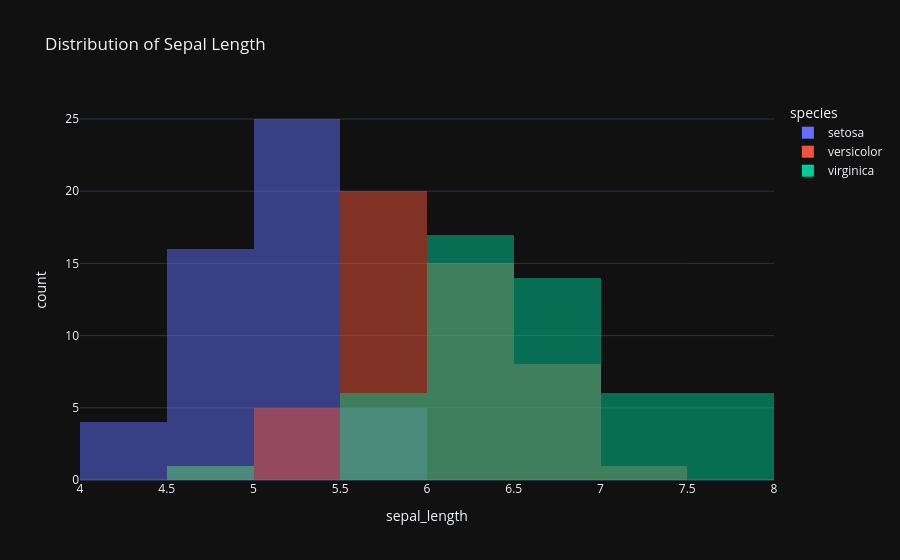

Here is the notebook cell this chart was saved with:
### Markdown cell above
## HISTOGRAMS

### Code cell
import pandas as pd
import plotly.express as px

df = pd.read_csv(r"D:\PROJECT TASHA\PYTHON\learning\streamlit\data\iris.csv")

print(df.columns)

plot = px.histogram(data_frame=df,
                    x='sepal_length',
                    nbins=8,
                    color='species',
                    barmode='overlay',
                    template='plotly_dark',
                    title='Distribution of Sepal Length')

plot.show()

### Figure 1 — Plotly figure (JSON) as saved in the notebook; plotly's stock layout.template omitted (floating-point values rounded to 4 significant figures)
{"data": [{"bingroup": "x", "hovertemplate": "species=setosa<br>sepal_length=%{x}<br>count=%{y}<extra></extra>", "legendgroup": "setosa", "marker": {"color": "#636efa", "opacity": 0.5, "pattern": {"shape": ""}}, "name": "setosa", "nbinsx": 8, "orientation": "v", "showlegend": true, "type": "histogram", "x": [5.1, 4.9, 4.7, 4.6, 5.0, 5.4, 4.6, 5.0, 4.4, 4.9, 5.4, 4.8, 4.8, 4.3, 5.8, 5.7, 5.4, 5.1, 5.7, 5.1, 5.4, 5.1, 4.6, 5.1, 4.8, 5.0, 5.0, 5.2, 5.2, 4.7, 4.8, 5.4, 5.2, 5.5, 4.9, 5.0, 5.5, 4.9, 4.4, 5.1, 5.0, 4.5, 4.4, 5.0, 5.1, 4.8, 5.1, 4.6, 5.3, 5.0], "xaxis": "x", "yaxis": "y"}, {"bingroup": "x", "hovertemplate": "species=versicolor<br>sepal_length=%{x}<br>count=%{y}<extra></extra>", "legendgroup": "versicolor", "marker": {"color": "#EF553B", "opacity": 0.5, "pattern": {"shape": ""}}, "name": "versicolor", "nbinsx": 8, "orientation": "v", "showlegend": true, "type": "histogram", "x": [7.0, 6.4, 6.9, 5.5, 6.5, 5.7, 6.3, 4.9, 6.6, 5.2, 5.0, 5.9, 6.0, 6.1, 5.6, 6.7, 5.6, 5.8, 6.2, 5.6, 5.9, 6.1, 6.3, 6.1, 6.4, 6.6, 6.8, 6.7, 6.0, 5.7, 5.5, 5.5, 5.8, 6.0, 5.4, 6.0, 6.7, 6.3, 5.6, 5.5, 5.5, 6.1, 5.8, 5.0, 5.6, 5.7, 5.7, 6.2, 5.1, 5.7], "xaxis": "x", "yaxis": "y"}, {"bingroup": "x", "hovertemplate": "species=virginica<br>sepal_length=%{x}<br>count=%{y}<extra></extra>", "legendgroup": "virginica", "marker": {"color": "#00cc96", "opacity": 0.5, "pattern": {"shape": ""}}, "name": "virginica", "nbinsx": 8, "orientation": "v", "showlegend": true, "type": "histogram", "x": [6.3, 5.8, 7.1, 6.3, 6.5, 7.6, 4.9, 7.3, 6.7, 7.2, 6.5, 6.4, 6.8, 5.7, 5.8, 6.4, 6.5, 7.7, 7.7, 6.0, 6.9, 5.6, 7.7, 6.3, 6.7, 7.2, 6.2, 6.1, 6.4, 7.2, 7.4, 7.9, 6.4, 6.3, 6.1, 7.7, 6.3, 6.4, 6.0, 6.9, 6.7, 6.9, 5.8, 6.8, 6.7, 6.7, 6.3, 6.5, 6.2, 5.9], "xaxis": "x", "yaxis": "y"}], "layout": {"barmode": "overlay", "legend": {"title": {"text": "species"}, "tracegroupgap": 0}, "title": {"text": "Distribution of Sepal Length"}, "xaxis": {"anchor": "y", "domain": [0, 1], "title": {"text": "sepal_length"}}, "yaxis": {"anchor": "x", "domain": [0, 1], "title": {"text": "count"}}}}
